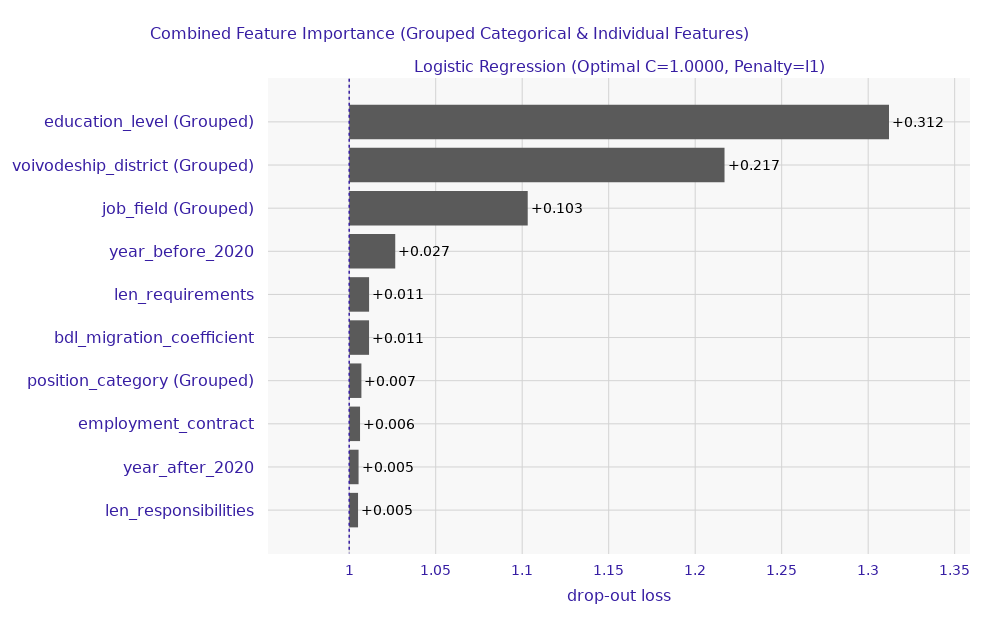

The notebook cell this image was saved under:
### Code cell
# Feature importance including districts, without ad_views.
fi_result_districts = log_regression(
    df_train2_districts.drop('ad_views', axis=1),
    df_test2_districts.drop('ad_views', axis=1),
    penalty='l1',
    solver='liblinear',
    cv=10,
    original_categorical_cols = ['job_field', 'position_category', 'education_level', 'voivodeship_district']
)
print(fi_result_districts)

### Figure 1 — Plotly figure (JSON) as saved in the notebook; plotly's stock layout.template omitted (floating-point values rounded to 4 significant figures)
{"data": [{"base": 1.0, "hoverinfo": "text", "hoverlabel": {"bgcolor": "rgba(0,0,0,0.8)"}, "hovertext": ["Model: Logistic Regression (Optimal C=1.0000, Penalty=l1) loss after<br>variable: education_level (Grouped) is permuted: 1.312<br>Drop-out loss change: +0.312", "Model: Logistic Regression (Optimal C=1.0000, Penalty=l1) loss after<br>variable: voivodeship_district (Grouped) is permuted: 1.217<br>Drop-out loss change: +0.217", "Model: Logistic Regression (Optimal C=1.0000, Penalty=l1) loss after<br>variable: job_field (Grouped) is permuted: 1.103<br>Drop-out loss change: +0.103", "Model: Logistic Regression (Optimal C=1.0000, Penalty=l1) loss after<br>variable: year_before_2020 is permuted: 1.027<br>Drop-out loss change: +0.027", "Model: Logistic Regression (Optimal C=1.0000, Penalty=l1) loss after<br>variable: len_requirements is permuted: 1.011<br>Drop-out loss change: +0.011", "Model: Logistic Regression (Optimal C=1.0000, Penalty=l1) loss after<br>variable: bdl_migration_coefficient is permuted: 1.011<br>Drop-out loss change: +0.011", "Model: Logistic Regression (Optimal C=1.0000, Penalty=l1) loss after<br>variable: position_category (Grouped) is permuted: 1.007<br>Drop-out loss change: +0.007", "Model: Logistic Regression (Optimal C=1.0000, Penalty=l1) loss after<br>variable: employment_contract is permuted: 1.006<br>Drop-out loss change: +0.006", "Model: Logistic Regression (Optimal C=1.0000, Penalty=l1) loss after<br>variable: year_after_2020 is permuted: 1.005<br>Drop-out loss change: +0.005", "Model: Logistic Regression (Optimal C=1.0000, Penalty=l1) loss after<br>variable: len_responsibilities is permuted: 1.005<br>Drop-out loss change: +0.005"], "marker": {"color": "#5A5A5A", "line": {"width": 0, "color": "#5A5A5A"}}, "orientation": "h", "showlegend": false, "text": ["+0.312", "+0.217", "+0.103", "+0.027", "+0.011", "+0.011", "+0.007", "+0.006", "+0.005", "+0.005"], "textposition": "outside", "x": [0.312, 0.217, 0.1032, 0.02661, 0.01149, 0.01147, 0.007049, 0.006262, 0.005409, 0.005103], "y": ["education_level (Grouped)", "voivodeship_district (Grouped)", "job_field (Grouped)", "year_before_2020", "len_requirements", "bdl_migration_coefficient", "position_category (Grouped)", "employment_contract", "year_after_2020", "len_responsibilities"], "type": "bar", "xaxis": "x", "yaxis": "y", "textfont": {"color": "black", "size": 14}}], "layout": {"xaxis": {"anchor": "y", "domain": [0.0, 1.0], "type": "linear", "gridwidth": 1, "zeroline": false, "automargin": true, "ticks": "outside", "tickcolor": "white", "ticklen": 3, "fixedrange": true, "range": [0.9531, 1.359], "title": {"font": {"size": 14}}, "tickfont": {"size": 14}, "showgrid": true, "gridcolor": "#D3D3D3", "griddash": "solid", "layer": "below traces"}, "yaxis": {"anchor": "x", "domain": [0.0, 1.0], "type": "category", "autorange": "reversed", "gridwidth": 1, "automargin": true, "ticks": "outside", "tickcolor": "white", "ticklen": 10, "fixedrange": true, "title": {"font": {"size": 14}}, "tickfont": {"size": 16}, "showgrid": true, "gridcolor": "#D3D3D3", "griddash": "solid", "layer": "below traces", "zeroline": false}, "annotations": [{"font": {"size": 16}, "showarrow": false, "text": "Logistic Regression (Optimal C=1.0000, Penalty=l1)", "x": 0.5, "xanchor": "center", "xref": "paper", "y": 1.0, "yanchor": "bottom", "yref": "paper"}, {"font": {"size": 16}, "showarrow": false, "text": "drop-out loss", "x": 0.5, "xanchor": "center", "xref": "paper", "y": 0, "yanchor": "top", "yref": "paper", "yshift": -30}], "shapes": [{"line": {"color": "#371ea3", "dash": "dot", "width": 1.5}, "type": "line", "x0": 1.0, "x1": 1.0, "xref": "x", "y0": -1, "y1": 10, "yref": "y"}], "title": {"text": "Combined Feature Importance (Grouped Categorical & Individual Features)", "x": 0.15, "font": {"size": 16}}, "font": {"color": "#371ea3", "family": "DejaVu Sans"}, "margin": {"t": 78, "b": 71, "r": 30}, "height": 625, "width": 1000, "paper_bgcolor": "white", "plot_bgcolor": "#F8F8F8"}}
